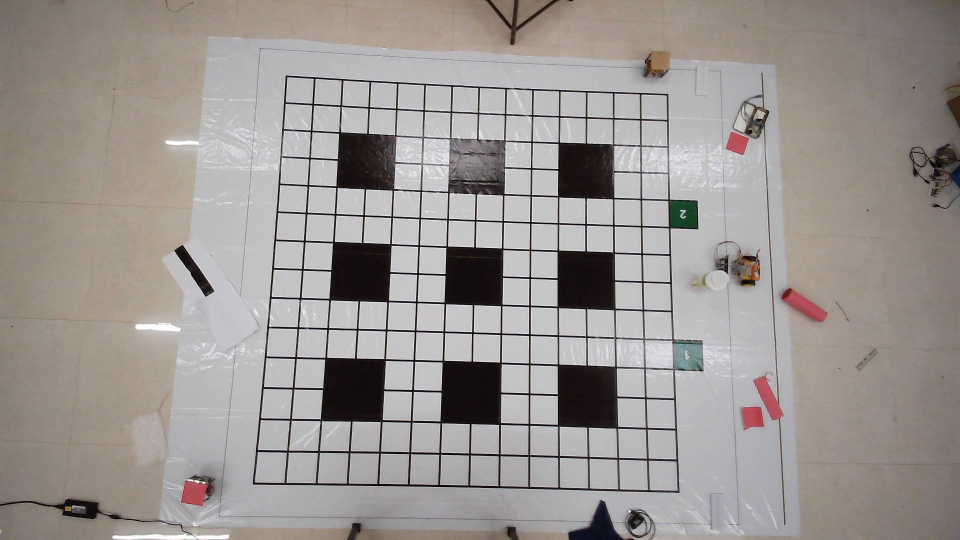
#> input picture Test_codes/img_align.jpg, 1920 x 1080 px (shown at 1/2 size)
$ python -i extract_contours.py   (imports and definitions only)
#> lines starting #> are read from the running program, lines starting #| are printed output that depends on the picture; after the words box and inside, x2 and y2 are one past the last pixel; in counts of white or black regions, pixels touching at a corner belong together
#> further down, picture is the input picture: shape (1080, 1920, 3); mean B, G, R 146.3, 149.5, 155.4
import cv2
import numpy as np
import imutils


class ExtractContour:
    def __init__(self,img):
        self.img = img
        H,W = self.img.shape[:2]
#> H = 1080; W = 1920
        #purple_mask
        hsv = cv2.cvtColor(self.img, cv2.COLOR_BGR2HSV)
#> hsv: shape (1080, 1920, 3); mean H, S, V 63.4, 24.8, 156.3
        pruple_mask = cv2.inRange(hsv,(130, 100, 100), (180, 255,255))
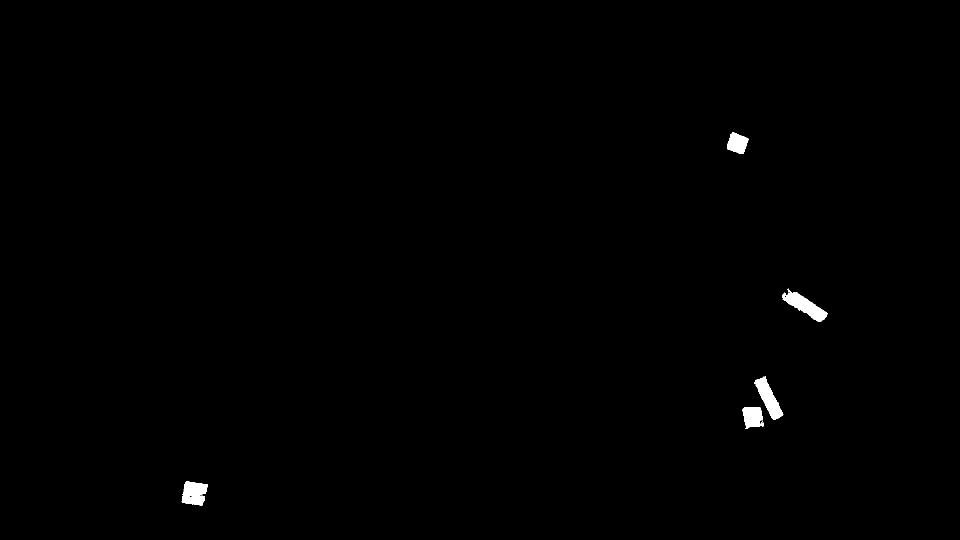
#> pruple_mask: shape (1080, 1920) (shown at 1/2 size); 0.43% white; 8 white regions (3 under 20 px), largest, box (x1, y1, x2, y2) and area: (1564, 578, 1655, 644) 2255, (1509, 752, 1567, 840) 2061, (363, 962, 416, 1011) 1873, (1485, 814, 1528, 858) 1415, (1454, 265, 1497, 308) 1266

        #for analysis only
        #comment at end
        #dim = (int(W/2), int(H/2))
        #pruple_mask= cv2.resize(pruple_mask, dim)

        kernel = np.ones((5,5),np.uint8)
        eroded = cv2.morphologyEx(pruple_mask, cv2.MORPH_OPEN, kernel)
#> eroded: shape (1080, 1920); 0.42% white; 6 white regions, box (x1, y1, x2, y2) and area: (1567, 584, 1654, 643) 2173, (1510, 754, 1565, 839) 2044, (364, 963, 415, 1011) 1844, (1485, 814, 1525, 856) 1363, (1454, 265, 1496, 308) 1261, (1522, 847, 1527, 852) 25
        blur = cv2.blur(eroded, (3,3))
        eroded = cv2.erode(pruple_mask, kernel)
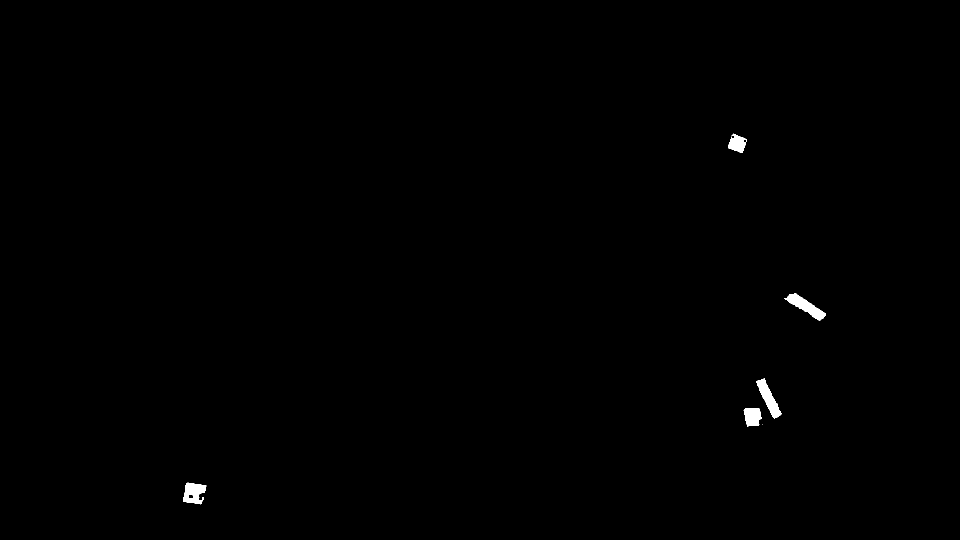
#> eroded: shape (1080, 1920) (shown at 1/2 size); 0.31% white; 6 white regions (1 under 20 px), largest, box (x1, y1, x2, y2) and area: (1569, 586, 1652, 641) 1605, (1512, 756, 1563, 837) 1500, (366, 965, 413, 1009) 1344, (1487, 816, 1523, 854) 1047, (1456, 267, 1494, 306) 889
# [7 lines of commented-out code are left out]
        edge = cv2.Canny(blur, 10,250)
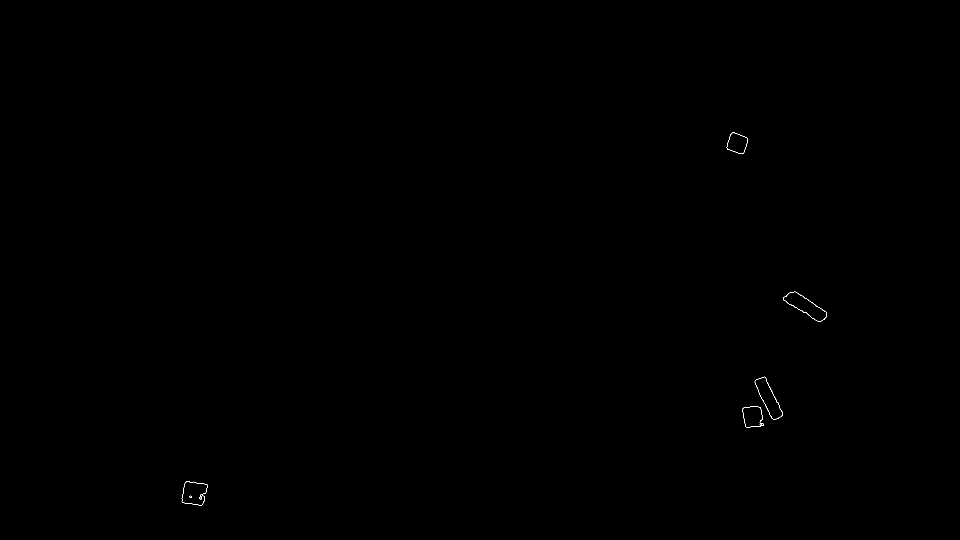
#> edge: shape (1080, 1920) (shown at 1/2 size); 0.05% white in thin lines or dots, all inside (x1, y1, x2, y2) = (363, 264, 1654, 1011)

        # [7 lines of commented-out code are left out]

        (cnts, _) = cv2.findContours(edge.copy(), cv2.RETR_EXTERNAL, cv2.CHAIN_APPROX_SIMPLE)
#> cnts = 5 contours; box (x1, y1, x2, y2) and area: (1566, 583, 1654, 643) 2192, (1509, 753, 1565, 839) 2049, (363, 962, 415, 1011) 1840, (1484, 813, 1527, 856) 1376, (1453, 264, 1496, 308) 1254
        idx = 0
        self.bot_img = []
        self.bot_location = []
        for c in cnts:
            x,y,w,h = cv2.boundingRect(c)
            if w> (0.02*W) and h> (0.02*W):
                idx+=1
                location = [y+ h/2, x+ w/2]
                self.bot_location.append(location)
                new_img=self.img[y-20:y+h+20,x-20:x+w+20]
                self.bot_img.append(new_img)
#> this loop made 5 passes
#> (x, y, w, h, location) on passes 1 to 5: (363, 962, 52, 49, [986.5, 389]), (1484, 813, 43, 43, [834.5, 1505.5]), (1509, 753, 56, 86, [796, 1537]), (1566, 583, 88, 60, [613, 1610]), (1453, 264, 43, 44, [286, 1474.5])
#> pass 1, in __init__, `new_img=self.img[y-20:y+h+20,x-20:x+w+20]`:
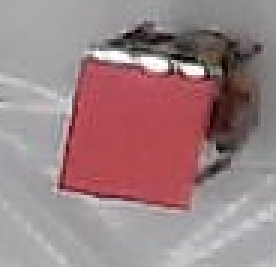
#> new_img: shape (89, 92, 3) (shown 3 times larger); mean B, G, R 132.4, 129.3, 156.2
#> pass 2, in __init__, `new_img=self.img[y-20:y+h+20,x-20:x+w+20]`:
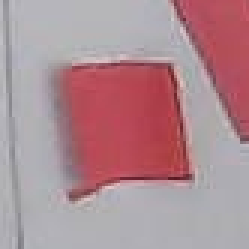
#> new_img: shape (83, 83, 3) (shown 3 times larger); mean B, G, R 147.2, 140.4, 174.4
#> pass 3, in __init__, `new_img=self.img[y-20:y+h+20,x-20:x+w+20]`:
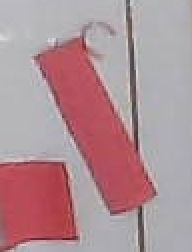
#> new_img: shape (126, 96, 3) (shown 2 times larger); mean B, G, R 149.4, 143.6, 175.4
#> after the loop, idx = 5; self.bot_img = 5 items; self.bot_location = [[986.5, 389], [834.5, 1505.5], [796, 1537], [613, 1610], [286, 1474.5]]
 # [4 lines of commented-out code are left out]

    def ret(self):
        return self.bot_img, self.bot_location

>>> import cv2
>>> picture = cv2.imread('../../Test_codes/img_align.jpg')
>>> result = ExtractContour(picture).ret()
